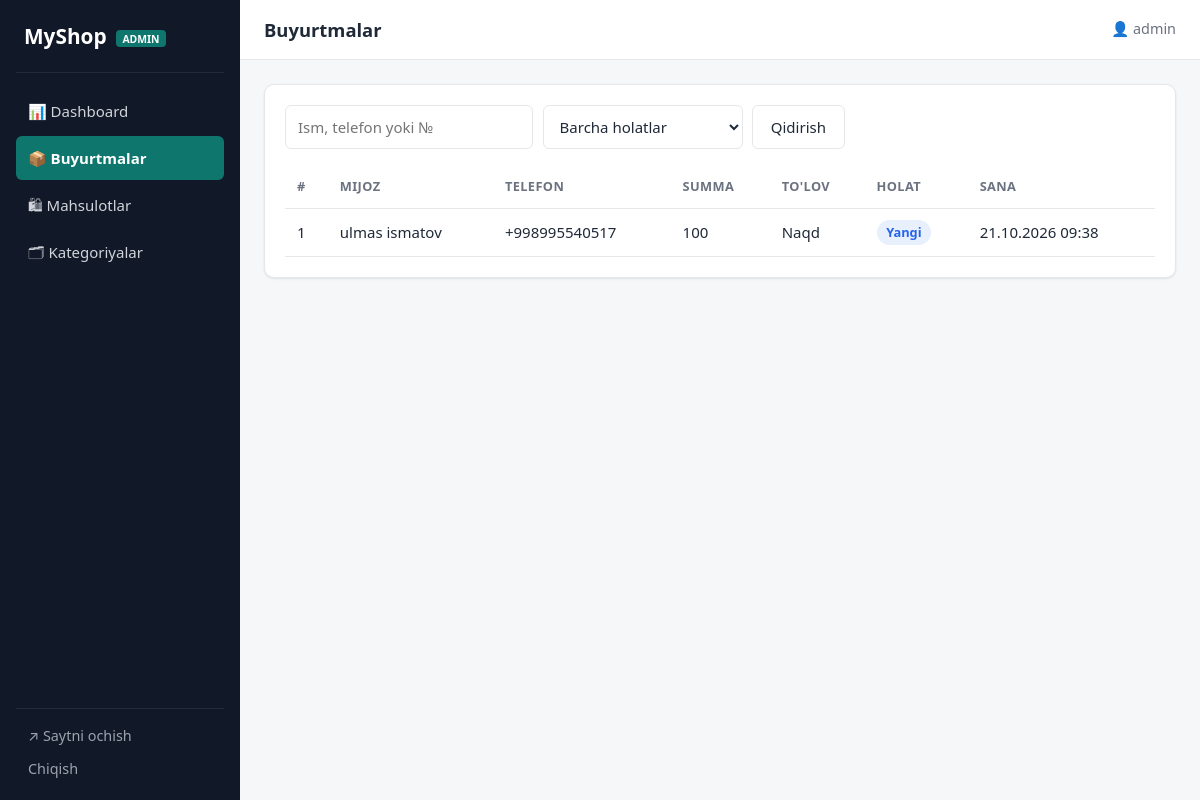
Page /panel/orders/ (signed in) on the committed database.
### marketapp/models.py (models this page shows, shortened)
class Order(models.Model):
    STATUS_CHOICES = [
        ('new', 'Yangi'),
        ('paid', "To'langan"),
        ('shipping', 'Yetkazilmoqda'),
        ('delivered', 'Yetkazildi'),
        ('canceled', 'Bekor qilindi'),
    ]
    PAYMENT_CHOICES = [
        ('cash', 'Naqd'),
        ('click', 'Click'),
        ('payme', 'Payme'),
    ]
    user = models.ForeignKey(User, on_delete=models.SET_NULL, null=True, blank=True, related_name='orders')
    full_name = models.CharField("F.I.Sh", max_length=150)
    phone = models.CharField("Telefon", max_length=13)
    address = models.TextField("Manzil")
    comment = models.TextField("Izoh", blank=True)
    total_price = models.DecimalField(max_digits=12, decimal_places=2, default=0)
    status = models.CharField(max_length=20, choices=STATUS_CHOICES, default='new')
    payment_method = models.CharField(max_length=20, choices=PAYMENT_CHOICES, default='cash')
    is_paid = models.BooleanField(default=False)
    created_at = models.DateTimeField(auto_now_add=True)
    class Meta:
        ordering = ['-created_at']

### marketapp/views.py (the view)
# urls.py: path('panel/orders/', views.panel_orders, name='panel_orders'),
@staff_required
def panel_orders(request):
    orders = Order.objects.all()
    status = request.GET.get('status', '')
    if status:
        orders = orders.filter(status=status)
    q = request.GET.get('q', '').strip()
    if q:
        cond = Q(full_name__icontains=q) | Q(phone__icontains=q)
        if q.isdigit():
            cond |= Q(id=q)
        orders = orders.filter(cond)
    page = Paginator(orders, 20).get_page(request.GET.get('page'))
    return render(request, 'shop/panel/orders.html', {
        'page_obj': page, 'status': status, 'q': q, 'statuses': Order.STATUS_CHOICES,
    })

### marketapp/views.py (called while the page is built)
def cart_count(request):
    return {'cart_count': len(Cart(request))}

    def __len__(self):
        return sum(self.cart.values())

### marketapp/templates/shop/panel/orders.html (shortened to what this page needs)
{% extends 'shop/panel/base.html' %}
{% block page_title %}Buyurtmalar{% endblock %}
{% block content %}
<div class="card">
  <form method="get" class="filters">
    <input type="search" name="q" value="{{ q }}" placeholder="Ism, telefon yoki №">
    <select name="status" onchange="this.form.submit()">
      <option value="">Barcha holatlar</option>
    </select>
    <button class="btn">Qidirish</button>
  </form>
  {% include 'shop/panel/_orders_table.html' with orders=page_obj %}
</div>
{% endblock %}

### marketapp/templates/shop/panel/base.html (shortened to what this page needs)
{% load static %}
<!DOCTYPE html>
<html lang="uz">
<head>
  <link rel="stylesheet" href="{% static 'includes/components.css' %}">
  <link rel="stylesheet" href="{% static 'panel/panel.css' %}">
</head>
<body class="panel">
  <aside class="sidebar" id="sidebar">
    <a href="{% url 'panel_dashboard' %}" class="sidebar__logo">MyShop <small>admin</small></a>
    {% with url_name=request.resolver_match.url_name %}
    <nav class="sidebar__nav">
      <a href="{% url 'panel_dashboard' %}" class="{% if url_name == 'panel_dashboard' %}active{% endif %}">📊 Dashboard</a>
      <a href="{% url 'panel_orders' %}" class="{% if 'order' in url_name %}active{% endif %}">📦 Buyurtmalar</a>
      <a href="{% url 'panel_products' %}" class="{% if 'product' in url_name %}active{% endif %}">🛍 Mahsulotlar</a>
      <a href="{% url 'panel_categories' %}" class="{% if 'categor' in url_name %}active{% endif %}">🗂 Kategoriyalar</a>
    </nav>
    {% endwith %}
    <div class="sidebar__bottom">
      <a href="{% url 'home' %}" target="_blank">↗ Saytni ochish</a>
      <form method="post" action="{% url 'logout' %}">{% csrf_token %}<button class="link">Chiqish</button></form>
    </div>
  </aside>
  <div class="panel__main">
    <header class="topbar">
      <h1 class="topbar__title">{% block page_title %}{% endblock %}</h1>
      <span class="topbar__user">👤 {{ user.username }}</span>
    </header>
    <section class="panel__content">{% block content %}{% endblock %}</section>
  </div>
</body>
</html>

### marketapp/templates/shop/panel/_orders_table.html
{% load humanize %}
<table class="table">
  <thead>
    <tr><th>#</th><th>Mijoz</th><th>Telefon</th><th>Summa</th><th>To'lov</th><th>Holat</th><th>Sana</th></tr>
  </thead>
  <tbody>
  {% for o in orders %}
    <tr class="clickable" onclick="location.href='{% url 'panel_order_detail' o.pk %}'">
      <td>{{ o.id }}</td>
      <td>{{ o.full_name }}</td>
      <td>{{ o.phone }}</td>
      <td>{{ o.total_price|floatformat:0|intcomma }}</td>
      <td>{{ o.get_payment_method_display }}{% if o.is_paid %} ✅{% endif %}</td>
      <td><span class="status status--{{ o.status }}">{{ o.get_status_display }}</span></td>
      <td>{{ o.created_at|date:"d.m.Y H:i" }}</td>
    </tr>
  {% empty %}
    <tr><td colspan="7" class="muted">Buyurtmalar yo'q</td></tr>
  {% endfor %}
  </tbody>
</table>

### marketapp/static/includes/components.css (style rules this page uses)
:root { --primary: #0f766e; --primary-dark: #0b5d57; --primary-light: #e6f4f2; --accent: #f97316; --danger: #dc2626; --danger-light: #fdecec; --warning: #d97706; --warning-light: #fef3e2; --success: #16a34a; --success-light: #e8f7ee; --info: #2563eb; --info-light: #e8effd; --text: #1f2937; --text-muted: #6b7280; --border: #e5e7eb; --bg: #f6f7f9; --white: #ffffff; --radius: 10px; --radius-sm: 6px; --shadow: 0 1px 3px rgba(0, 0, 0, .06), 0 1px 2px rgba(0, 0, 0, .04); --shadow-lg: 0 10px 25px rgba(0, 0, 0, .08); --container: 1200px; --font: system-ui, -apple-system, "Segoe UI", Roboto, Arial, sans-serif; }
*, *::before, *::after { box-sizing: border-box; margin: 0; padding: 0; }
body { font-family: var(--font); font-size: 15px; line-height: 1.55; color: var(--text); background: var(--bg); }
a { color: var(--primary); text-decoration: none; }
h1 { font-size: 1.75rem; line-height: 1.25; margin-bottom: 1rem; }
.btn { display: inline-flex; align-items: center; justify-content: center; gap: .4rem; padding: .6rem 1.1rem; font: inherit; font-weight: 500; color: var(--text); background: var(--white); border: 1px solid var(--border); border-radius: var(--radius-sm); cursor: pointer; transition: background .15s, border-color .15s, color .15s; white-space: nowrap; }
button.link { background: none; border: none; font: inherit; color: var(--primary); cursor: pointer; padding: 0; }
.card { background: var(--white); border: 1px solid var(--border); border-radius: var(--radius); padding: 1.25rem; box-shadow: var(--shadow); margin-bottom: 1.25rem; }
.status { display: inline-block; padding: .15rem .6rem; font-size: .8rem; font-weight: 600; border-radius: 999px; white-space: nowrap; }
.status--new { background: var(--info-light); color: var(--info); }
.table { width: 100%; border-collapse: collapse; }
.table th, .table td { padding: .7rem .75rem; text-align: left; border-bottom: 1px solid var(--border); vertical-align: middle; }
.table th { font-size: .8rem; font-weight: 600; color: var(--text-muted); text-transform: uppercase; letter-spacing: .03em; }
input:not([type="checkbox"]):not([type="radio"]):not([type="file"]):not([type="hidden"]), select, textarea { width: 100%; padding: .6rem .75rem; font: inherit; color: var(--text); background: var(--white); border: 1px solid var(--border); border-radius: var(--radius-sm); transition: border-color .15s, box-shadow .15s; }

### marketapp/static/panel/panel.css (style rules this page uses)
:root { --sidebar-w: 240px; --sidebar-bg: #111827; }
body.panel { display: flex; min-height: 100vh; }
.sidebar { position: fixed; top: 0; bottom: 0; left: 0; z-index: 60; display: flex; flex-direction: column; width: var(--sidebar-w); padding: 1.25rem 1rem; background: var(--sidebar-bg); color: #d1d5db; transition: transform .25s ease; }
.sidebar__logo { display: block; padding: 0 .5rem 1.25rem; margin-bottom: 1rem; font-size: 1.3rem; font-weight: 800; color: var(--white); border-bottom: 1px solid rgba(255, 255, 255, .08); }
.sidebar__logo small { margin-left: .25rem; padding: .1rem .4rem; font-size: .65rem; font-weight: 600; text-transform: uppercase; color: var(--white); background: var(--primary); border-radius: 4px; vertical-align: middle; }
.sidebar__nav { display: flex; flex-direction: column; gap: .2rem; }
.sidebar__nav a { padding: .65rem .75rem; color: #d1d5db; border-radius: var(--radius-sm); transition: background .15s, color .15s; }
.sidebar__nav a.active { background: var(--primary); color: var(--white); font-weight: 600; }
.sidebar__bottom { display: flex; flex-direction: column; gap: .6rem; margin-top: auto; padding: 1rem .75rem 0; border-top: 1px solid rgba(255, 255, 255, .08); }
.sidebar__bottom a, .sidebar__bottom button.link { color: #9ca3af; font-size: .9rem; text-align: left; }
.panel__main { flex: 1; min-width: 0; margin-left: var(--sidebar-w); }
.topbar { position: sticky; top: 0; z-index: 40; display: flex; align-items: center; gap: 1rem; height: 60px; padding: 0 1.5rem; background: var(--white); border-bottom: 1px solid var(--border); }
.topbar__title { margin: 0; font-size: 1.15rem; }
.topbar__user { margin-left: auto; color: var(--text-muted); font-size: .9rem; }
.panel__content { padding: 1.5rem; }
.filters { display: flex; gap: .6rem; flex-wrap: wrap; margin-bottom: 1rem; }
.filters input, .filters select { width: auto !important; min-width: 200px; }
.clickable { cursor: pointer; }

### rows in the picture
Order: id "1", full_name "ulmas ismatov", phone "+998995540517", total_price "100", payment_method "Naqd", status "Yangi", created_at "21.10.2026 09:38"

### other values in the picture
{{ user.username }} "admin"
